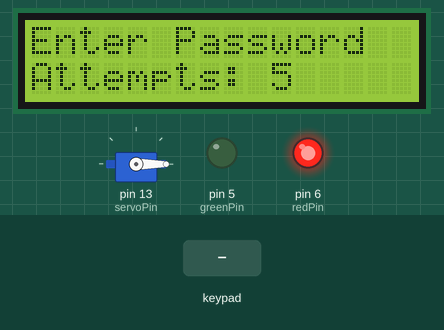
Recording of a sketch running on a simulated Arduino Uno, built with avr-gcc and run on an emulated ATmega328P. Shown: 16×2 character LCD, servo, output pins drawn as LEDs (lit = HIGH). The test bench sets the inputs (shaded band).

Above: at 1.2 s.
1.3 s: keypad keys 3 7 3 pressed 0.4 s apart
At 2.9 s:
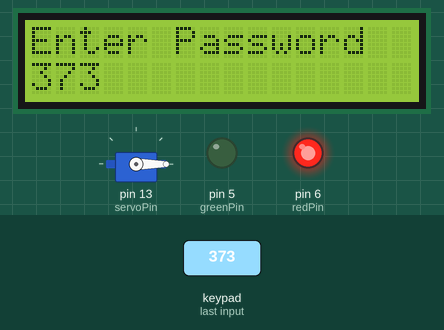
At 3.9 s:
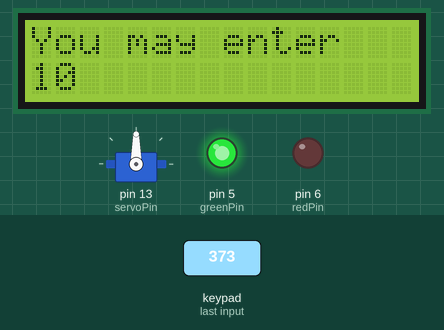
Timing chart, 0 to 5.4 s (numbered marks = the images above; inputs shaded):
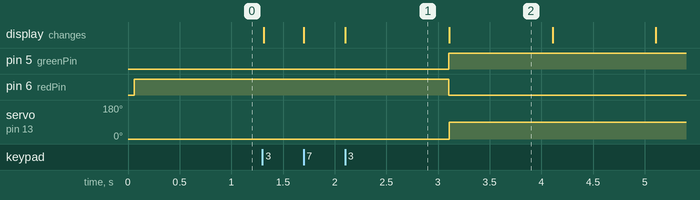

The sketch:

DoorLockCode.ino
```cpp
//Password protected door lock
//Components: LCD, Keypad, Servo motor, red LED, green LED
//PINS LCD: 7, 8, 9, 10, 11, 12
//PINS KEYPAD: 2, 3, A0, A1, A2, A3, A4, A5
//PINS LEDs: 5, 6
//PIN SERVO: 13

//Libraries
#include <Key.h> //Keypad Library
#include <Keypad.h> //Keypad Library
#include <Servo.h> //Servo motor library
#include<LiquidCrystal.h> //library for the LCD

//LCD
const int rs = 7;
const int en = 8;
const int d4 = 9;
const int d5 = 10;
const int d6 = 11;
const int d7 = 12;
LiquidCrystal lcd(rs, en, d4, d5, d6, d7);

//Keypad
const byte ROWS = 4; //four rows
const byte COLS = 4; //four columns
char hexakeys[ROWS][COLS] = {
  {'1', '2', '3', 'A'},
  {'4', '5', '6', 'B'},
  {'7', '8', '9', 'C'},
  {'*', '0', '#', 'D'}
};
byte rowPins[ROWS] = {2, 3, A5, A4}; //connect to the row pinouts of the keypad
byte colPins[COLS] = {A3, A2, A1, A0}; //connect to the column pinouts of the keypad
Keypad customKeypad = Keypad( makeKeymap(hexakeys), rowPins, colPins, ROWS, COLS );
char customKey;

//LEDs
const int greenPin = 5; //Pin for green LED
const int redPin = 6; //Pin for red LED

//Servo
const int servoPin = 13; //Pin connected to servo motor
const int servoOpen = 90; //Angle of Servo when lock open
const int servoClosed = 0; //Angle of Servo when lock closed
Servo myServo; //creates an object of type Servo

//Other
const int codeLength = 3; //length of password
char pwSet[codeLength] = {'3', '7', '3'}; //correct password: 373
char pwEntered[codeLength] = {'0', '0', '0'}; //password entered by user, initialized as 000
int arrayCounter = 0; //used to navigate through the array
int threeStrikes = 0; //later used to check if all entered digits match the ones of the password
const int delayTime = 1000; //delay of one second
int timer = 10; //time in between tries
int timerLong = 60; //time after 5 incorrect tries
int counterAttempts = 5; //counter to keep track of wrong attempts


void setup() {
  //LCD
  lcd.begin(16, 2);

  //LEDs
  pinMode(greenPin, OUTPUT);
  pinMode(redPin, OUTPUT);

  //Servo
  myServo.attach(servoPin);
}


void loop() {

  //Initial Reset
  digitalWrite(redPin, HIGH); //red LED means door locked
  digitalWrite(greenPin, LOW);
  timer = 10;
  arrayCounter = 0;
  threeStrikes = 0;
  myServo.write(servoClosed); //closes lock
  lcd.clear();

  //Prompting User to enter password
  lcd.setCursor(0, 0); //sets cursor to top left corner
  lcd.print("Enter Password");
  lcd.setCursor(0, 1); //sets cursor to bottom left corner
  lcd.print("Attempts: ");
  lcd.print(counterAttempts);

  //Reading entered password
  lcd.setCursor(0, 1);

  while (arrayCounter < 3) //saves input in the right char
  {
    customKey = customKeypad.getKey();
    if (customKey)
    {
      if (arrayCounter == 0) //used to update screen when first digit is entered
      {
        lcd.clear();
        lcd.setCursor(0, 0);
        lcd.print("Enter Password");
        lcd.setCursor(0, 1);
      }
      pwEntered[arrayCounter] = customKey; //saves entered key in array
      lcd.print(pwEntered[arrayCounter]); //prints entered key
      arrayCounter = arrayCounter + 1;
    }
  }

  delay(delayTime);

  //Digit-by-digit comparison with correct password
  for (arrayCounter = 0; arrayCounter < 3; arrayCounter++)
  {
    if (pwSet[arrayCounter] == pwEntered[arrayCounter])
      threeStrikes = threeStrikes + 1; //increases value only when compared digit is correct
  }

  //In case all digits were entered correctly
  if (threeStrikes == 3)
  {
    lcd.clear();
    lcd.setCursor(0, 0);
    digitalWrite(greenPin, HIGH);
    digitalWrite(redPin, LOW);
    lcd.print("You may enter");
    myServo.write(servoOpen); //servo opens the lock
    counterAttempts = 5; //resets attempts
  }
  else //In case wrong password was entered
  {
    lcd.clear();
    lcd.setCursor(0, 0);
    counterAttempts = counterAttempts - 1;
    lcd.print("Wrong Password!");
  }

  //Starting right timer
  if (counterAttempts < 1) //pw was entered incorrectly 5 times
  {
    while (timerLong >= 0)
    {
      lcd.setCursor(0, 1);

      if (timerLong < 10)
        lcd.print("0");

      lcd.print(timerLong);
      timerLong = timerLong - 1;
      delay(delayTime);
    }
    counterAttempts = 5;
  }

  else //pw was entered incorrectly less than 5 times
  {
    while (timer >= 0)
    {
      lcd.setCursor(0, 1);

      if (timer < 10)
        lcd.print("0");

      lcd.print(timer);
      timer = timer - 1;
      delay(delayTime);
    }
  }

} //void loop
```

Measured:
- after the input at 1.3 s, pin 5 (greenPin): LOW → HIGH after 1.8 s; pin 6 (redPin): HIGH → LOW after 1.8 s; servo on pin 13 (servoPin): 0° → 90° after 1.8 s; the display: first changes at once (image 1 shows a later state)
- what the display in image 1 shows lasts 1.0 s, from 2.1 s to 3.1 s
